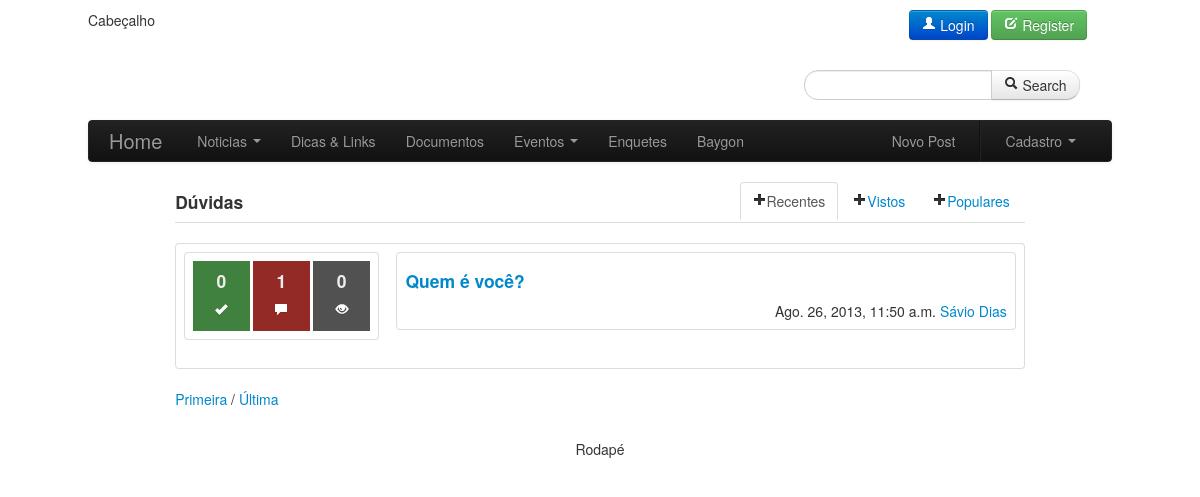
/baygon/, run on an earlier commit of the app's database.
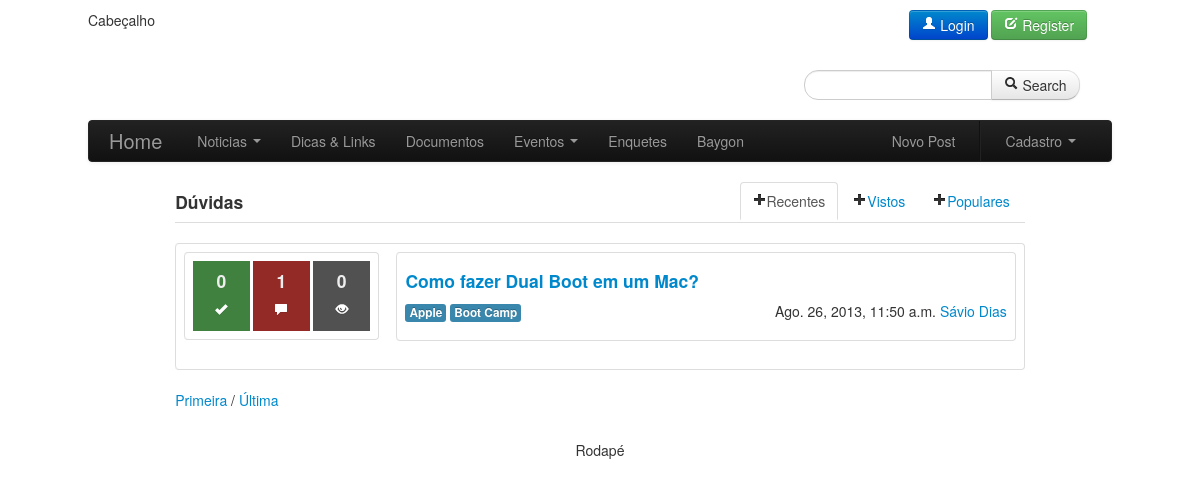
And on a later commit of the database.
### baygon/models.py (models this page shows, shortened)
class Doubt(models.Model):
    asking = models.CharField(max_length=255, verbose_name=u'Pergunta/Dúvida')
    datepost = models.DateTimeField(auto_now_add=True)
    explanation = models.TextField(verbose_name=u'Explicação')
    code = models.TextField(null=True, default=None, blank=True, verbose_name=u'Código-Fonte')
    view = models.PositiveIntegerField(default=0, verbose_name=u'Visualizações')
    language = models.ForeignKey('Language', null=True, default=None, blank=True, verbose_name='Linguagem')
    keywords = models.ManyToManyField(Keyword, verbose_name='Palavras-Chave')
    academic = models.ForeignKey(Academic, verbose_name=u'Acadêmico')
    def get_answers(self):
        return Answer.objects.filter(doubt=self)
    def get_popularity(self):
        return Popularity.objects.filter(doubt=self)
    class Meta:
        verbose_name = 'Pergunta/Dúvida'
        verbose_name_plural = 'Perguntas/Dúvidas'

### content/models.py (models this page shows, shortened)
class Academic(models.Model):
    enrollment = models.IntegerField(verbose_name=u'Matrícula')
    role = models.CharField(max_length=45, verbose_name=u'Função')
    picture = models.OneToOneField('Document', verbose_name=u'Imagem')
    user = models.OneToOneField(User, verbose_name=u'Usuário')
    def __unicode__(self):
        return '%s %s' % (self.user.first_name, self.user.last_name)
    class Meta:
        verbose_name = u'Acadêmico'

class Keyword(models.Model):
    name = models.CharField(max_length=45, verbose_name='Nome')
    class Meta:
        verbose_name = 'Palavra-chave'

### baygon/views.py (the view)
def listDoubts(request):
    doubt_list = Doubt.objects.all().order_by('-datepost')
    most_viewed = Doubt.objects.all().order_by('-view')[:10]
    most_popular = Doubt.objects.all().order_by('-popularity')[:10]
    doubtsPaginator = Paginator(doubt_list, 10)
    page = request.GET.get('page')
    try:
        doubts = doubtsPaginator.page(page)
    except PageNotAnInteger:
        doubts = doubtsPaginator.page(1)
    except EmptyPage:
        doubts = doubtsPaginator.page(doubtsPaginator.num_pages)
    return render_to_response('baygon/doubts.html', {'doubts': doubts, 'most_viewed': most_viewed,
                              'most_popular': most_popular}, context_instance=RequestContext(request))

### baygon/templates/baygon/doubts.html (shortened to what this page needs)
{% extends "content/base.html" %}
{% block content %}
    <div class="row-fluid">
        <div class="span10 offset1">
            <ul class="nav nav-tabs">
                <h4 class="pull-left">Dúvidas</h4>
                <li class="pull-right"><a href="#most_popular" data-toggle="tab"><i class="icon-plus"></i>Populares</a></li>
                <li class="pull-right"><a href="#most_viewed" data-toggle="tab"><i class="icon-plus"></i>Vistos</a></li>
                <li class="active pull-right"><a href="#recent" data-toggle="tab"><i class="icon-plus"></i>Recentes</a></li>
            </ul>
            <div class="tab-content">
                <div class="tab-pane active" id="recent">
                    {% if doubts %}
                        <table class="table table-bordered" style="margin: 0px 0px 0px 0px;">
                            {% for doubt in doubts %}
                                <tr>
                                    <td>
                                        <div class="row-fluid">
                                            <div class="span3">
                                                <table class="table table-bordered">
                                                    <tr><td>
                                                        <div class="row-fluid">
                                                            <div class="span4" style="background-color: #408140; color: #eeeeee">
                                                                <h4 class="text-center">{{ doubt.get_popularity|length }}</h4>
                                                                <p class="text-center"><i class="icon-ok icon-white"></i></p>
                                                            </div>
                                                            <div class="span4" style="background-color: #942a25; color: #eeeeee">
                                                                <h4 class="text-center">{{ doubt.get_answers|length }}</h4>
                                                                <p class="text-center"><i class="icon-comment icon-white"></i></p>
                                                            </div>
                                                            <div class="span4" style="background-color: #515151; color: #eeeeee">
                                                                <h4 class="text-center">{{ doubt.view }}</h4>
                                                                <p class="text-center"><i class="icon-eye-open icon-white"></i></p>
                                                            </div>
                                                        </div>
                                                    </td></tr>
                                                </table>
                                            </div>
                                            <div class="span9">
                                                <table class="table table-bordered">
                                                    <tr><td>
                                                        <h4><a href="doubt/{{ doubt.pk }}">{{ doubt.asking }}</a></h4>
                                                        <p>
                                                            {% for keyword in doubt.keywords.all %}
                                                                <span class="label label-info">{{ keyword.name }}</span>
                                                            {% endfor %}
                                                            <span class="pull-right">{{ doubt.datepost }} <a href="#">{{ doubt.academic }}</a></span>
                                                        </p>
                                                    </td></tr>
                                                </table>
                                            </div>
                                        </div>
                                    </td>
                                </tr>
                            {% endfor %}
                        </table>
                        <div class="pagination">
                            <span class="step-links">
                            <a href="?page={{ 1 }}">Primeira</a>
                                <span class="current">
                                {{ tips.number }}/{{ tips.paginator.num_pages }}
                            </span>
                                <a href="?page={{ tips.paginator.num_pages }}">Última</a>
                            </span>
                        </div>
                    {% endif %}
                </div>
            </div>
        </div>
    </div>
{% endblock %}

### content/templates/content/base.html (shortened to what this page needs)
<!DOCTYPE html>
<html lang="pt-br">
  <head>
    <link href="{{STATIC_URL}}src/css/bootstrap.min.css" rel="stylesheet" media="screen">
    <link href="{{STATIC_URL}}src/css/datepicker.css" rel="stylesheet" media="screen">
  </head>
  <body style="margin:0; padding:0; background:#ffffff; text-align:center;">
    <div class="conteiner-fluid" style="width: 1024px; margin:0 auto; padding: 10px; text-align:left;">
      <div class="row-fluid">
        <div class="span6">
          Cabeçalho
        </div>
        <div class="span5 offset1">
          <div class="row-fluid">
            <div class="span6 offset6">
              {% include "content/base/login.html" %}
              {% include "content/base/register.html" %}
            </div>
          </div>
          <div class="row-fluid"><div class="span12"></div></div>
          <div class="row-fluid">
            <div class="span9 offset3">
              {% include "content/base/search.html" %}
            </div>
          </div>
        </div>
      </div>
      <div class="row-fluid">
        <div class="span12">
          {% include "content/base/menu.html" %}
        </div>
      </div>
      {% block content %}{% endblock %}
      </div>
      {% include "content/base/footer.html" %}
  </body>
</html>

### content/templates/content/base/login.html (shortened to what this page needs)
              <a href="{{STATIC_URL}}#loginModal" role="button" class="btn btn-primary" data-toggle="modal"><i class="icon-user icon-white"></i> Login</a>

### content/templates/content/base/register.html (shortened to what this page needs)
              <a href="{{STATIC_URL}}#regisModal" role="button" class="btn btn-success" data-toggle="modal"><i class=" icon-edit icon-white"></i> Register</a>

### content/templates/content/base/search.html
			  <form class="form-search">
                <div class="input-append">
                  <input type="text" class="span8 search-query">
                  <button type="submit" class="btn"><i class="icon-search"></i> Search</button>
                </div>
              </form>

### content/templates/content/base/menu.html (shortened to what this page needs)
<div class="navbar navbar-inverse" style="position: static;">
<div class="navbar-inner">
<div class="container">
<a class="brand" href="/">Home</a>
<div class="nav-collapse collapse navbar-inverse-collapse">
<ul class="nav">
    <li class="dropdown">
        <a href="{{STATIC_URL}}#" class="dropdown-toggle" data-toggle="dropdown">Noticias <span class="caret"></span></a>
    </li>
    <li><a href="/content/tips/">Dicas & Links</a></li>
    <li><a href="/content/docs/">Documentos</a></li>
    <li class="dropdown">
        <a href="{{STATIC_URL}}#" class="dropdown-toggle" data-toggle="dropdown">Eventos <b class="caret"></b></a>
    </li>
    <li><a href="/content/polls">Enquetes</a></li>
    <li><a href="/baygon">Baygon</a></li>
</ul>
<ul class="nav pull-right">
<li><a href="{{STATIC_URL}}#postModal" data-toggle="modal">Novo Post</a></li>
<li class="divider-vertical"></li>
<li class="dropdown">
    <a href="#" class="dropdown-toggle" data-toggle="dropdown">Cadastro <b class="caret"></b></a>
</li>
</ul>
</div>
</div>
</div>
</div>

### content/templates/content/base/footer.html
          <div class="row-fluid">
            <div class="span12">Rodapé</div>
          </div>

What changed in the data, as far as the page shows it:
changed Doubt "Sávio Dias": gains Keyword (name "Apple"); gains Keyword (name "Boot Camp"); asking "Quem é você?" → "Como fazer Dual Boot em um Mac?"
